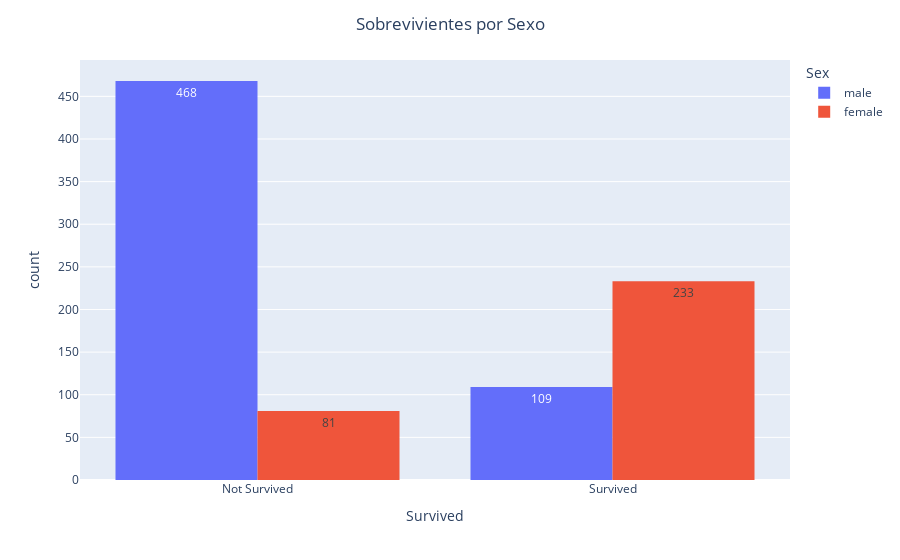

The notebook cell this image was saved under:
### Code cell
fig = px.histogram(df, x = "Survived", color = "Sex", barmode = "group", text_auto = True)
fig.update_xaxes(tickvals = [0, 1], ticktext = ['Not Survived', 'Survived'])
fig.update_layout(title_text = 'Sobrevivientes por Sexo', title_x = 0.5)
fig.show()

### Figure 1 — Plotly figure (JSON) as saved in the notebook; plotly's stock layout.template omitted (floating-point values rounded to 4 significant figures; data arrays with more than 128 entries replaced by an {"elided": "..."} marker saying what was removed)
{"data": [{"alignmentgroup": "True", "bingroup": "x", "hovertemplate": "Sex=male<br>Survived=%{x}<br>count=%{y}<extra></extra>", "legendgroup": "male", "marker": {"color": "#636efa", "pattern": {"shape": ""}}, "name": "male", "offsetgroup": "male", "orientation": "v", "showlegend": true, "texttemplate": "%{value}", "type": "histogram", "x": {"elided": "577 int values"}, "xaxis": "x", "yaxis": "y"}, {"alignmentgroup": "True", "bingroup": "x", "hovertemplate": "Sex=female<br>Survived=%{x}<br>count=%{y}<extra></extra>", "legendgroup": "female", "marker": {"color": "#EF553B", "pattern": {"shape": ""}}, "name": "female", "offsetgroup": "female", "orientation": "v", "showlegend": true, "texttemplate": "%{value}", "type": "histogram", "x": {"elided": "314 int values"}, "xaxis": "x", "yaxis": "y"}], "layout": {"barmode": "group", "legend": {"title": {"text": "Sex"}, "tracegroupgap": 0}, "margin": {"t": 60}, "title": {"text": "Sobrevivientes por Sexo", "x": 0.5}, "xaxis": {"anchor": "y", "domain": [0, 1], "ticktext": ["Not Survived", "Survived"], "tickvals": [0, 1], "title": {"text": "Survived"}}, "yaxis": {"anchor": "x", "domain": [0, 1], "title": {"text": "count"}}}}
